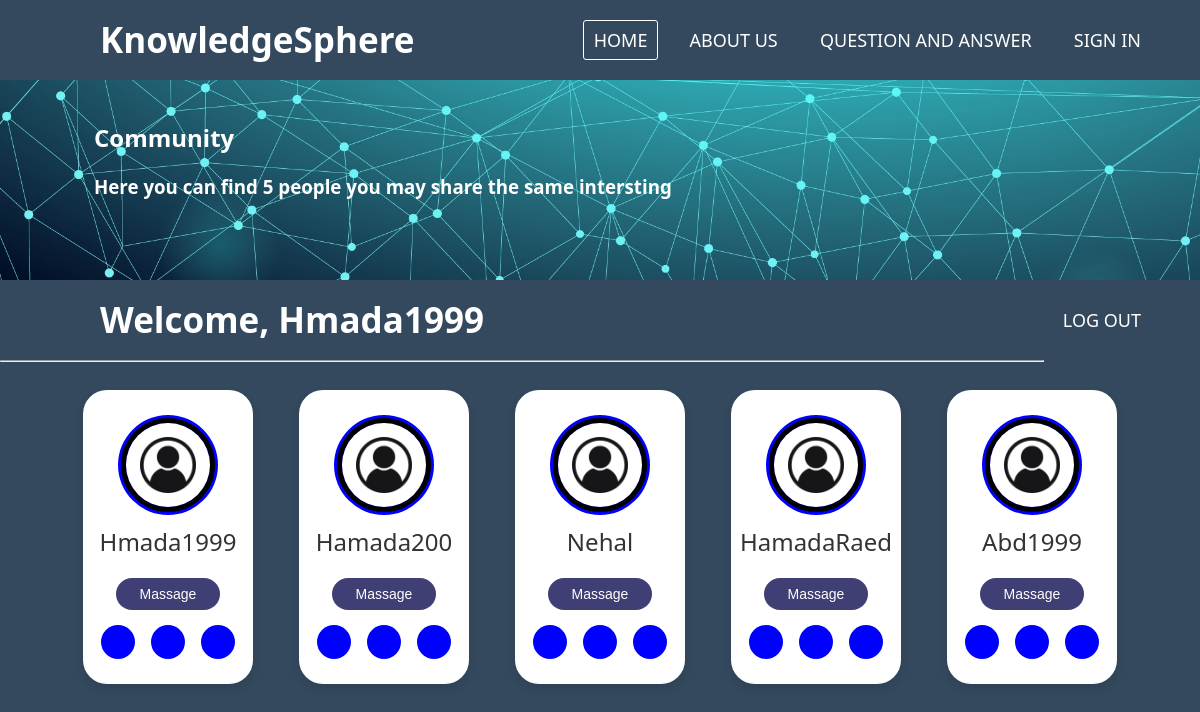
The page /displayUsers (signed in) on the database as committed earlier.
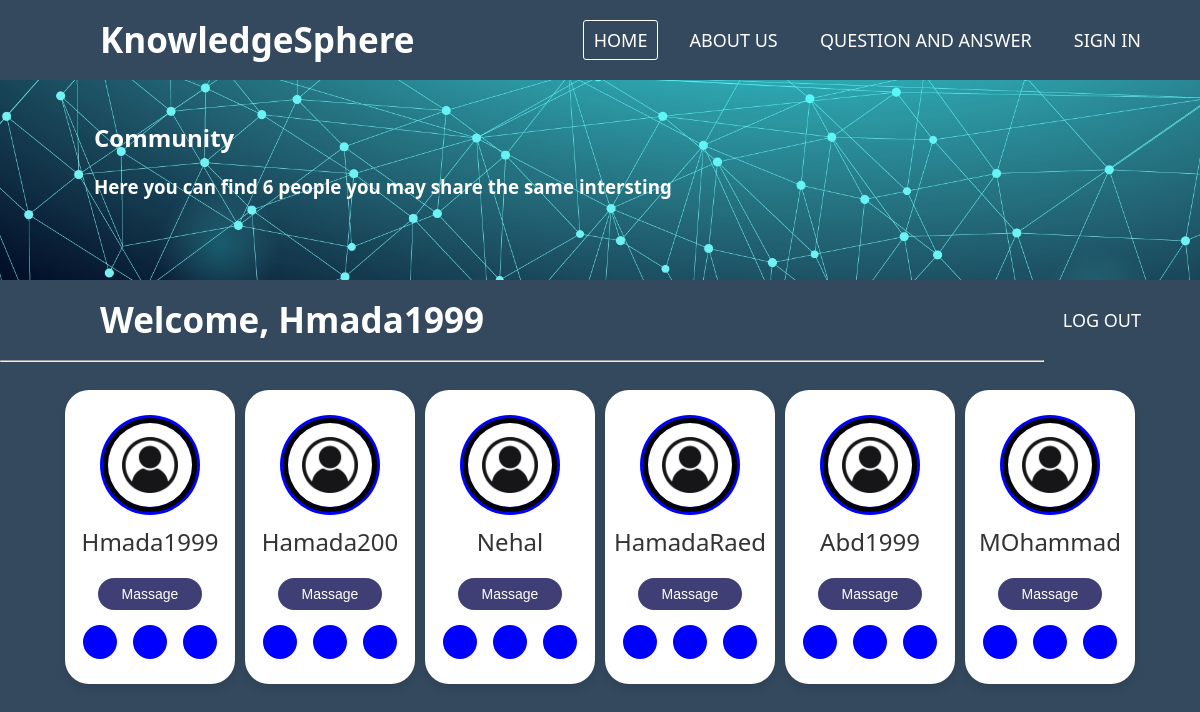
The same page on the database as committed later.
### soloapp/models.py (models this page shows)
class User(models.Model):
    username = models.CharField(max_length=255)
    email = models.CharField(max_length=255)
    password = models.CharField(max_length=255)
    created_at = models.DateTimeField(auto_now_add=True)
    updated_at = models.DateTimeField(auto_now=True)
    objects = UserManager()

### soloapp/views.py (the view)
# urls.py: path('displayUsers', views.displayUsers),
def displayUsers(request):
    numberOfUsers = len(User.objects.all())
    content = {
        'users' : User.objects.all(),
        'user' : User.objects.get(id=request.session['user']),
        'count' : numberOfUsers
    }
    return render(request, 'displayUsers.html', content)

### soloapp/templates/displayUsers.html (shortened to what this page needs)
<!DOCTYPE html>
<html lang="en">
<head>
    {% load static %}
    <link rel="stylesheet" href="{% static 'css/displayUsers.css' %}">
    <link rel="stylesheet" href="https://cdnjs.cloudflare.com/ajax/libs/font-awesome/4.7.0/css/font-awesome.min.css">
</head>
<body>
    <main>
        <nav>
            <label class="logo">KnowledgeSphere</label>
            <ul>
                <li><a href="/" class="active">Home</a></li>
                <li><a href="/displayAboutUs">About us</a></li>
                <li><a href="displayAllQuestion">Question and Answer</a></li>
                <li><a href="/signin">Sign in</a></li>
            </ul>
        </nav>
        <section>
            <header>
                <div class="content">
                    <h1>Community</h1>
                    <h3>Here you can find {{count}} people you may share the same intersting</h3>
                </div>
            </header>
        </section>
        <nav>
            <label class="logo">Welcome, {{user.username}}</label>
            <ul>
                <li><a href="/distroy">Log Out</a></li>
            </ul>
            <hr>
        </nav>
        <div class="container">
            {% for u in users%}
            <div class="profile-card">
                <div class="img">
                    <img src="../static/imgs/user.jpeg" alt="img progile" class="profile-img">
                </div>
                <div class="text-data">
                    <span class="name">{{u.username}}</span>
                </div>
                <div class="buttons">
                    <button class="button">Massage</button>
                </div>
                <div class="media-buttons">
                    <a href="#" class="link">
                    </a>
                    <a href="#" class="link">
                    </a>
                    <a href="#" class="link">
                    </a>
                </div>
            </div>
            {% endfor %}
        </div>
    </main>
</body>
</html>

### soloapp/static/css/displayUsers.css (style rules this page uses)
* { margin: 0px; padding: 0px; box-sizing: border-box; text-decoration: none; list-style: none; }
body { background-color: #34495e; font-family: system-ui, -apple-system, BlinkMacSystemFont, 'Segoe UI', Roboto, Oxygen, Ubuntu, Cantarell, 'Open Sans', 'Helvetica Neue', sans-serif; }
nav { height: 80px; width: 100%; background-color: #34495e; }
label.logo { font-size: 35px; font-weight: bold; color: white; padding: 0 100px; line-height: 80px; }
nav ul { float: right; margin-right: 40px; }
nav li { display: inline-block; margin: 0 8px; line-height: 80px; }
nav a { color: white; font-size: 18px; text-transform: uppercase; border: 1px solid transparent; padding: 7px 10px; border-radius: 3px; }
a.active, a:hover { border: 1px solid white; transition: .5s; }
section { height: 200px; background-image: url(../imgs/backdround.jpg); background-repeat: no-repeat; background-size: cover; }
header { display: flex; width: 90%; position: relative; top: 40px; left: 40px; color: white; justify-content: space-between; }
header h1 { margin-bottom: 20px; }
.content { width: 90%; margin: auto; position: relative; }
.container { width: 90%; margin: 20px auto; display: flex; justify-content: center; }
.img { position: relative; height: 100px; width: 100px; border-radius: 50% ; background-color: blue; padding: 3px; margin-bottom: 10px; }
.img .profile-img { height: 100%; width: 100%; border-radius: 50% ; border: 5px solid black; }
.profile-card { max-width: 170px; width: 70%; background: white; box-shadow: 0 5px 10px rgba(0,0,0,0.1); border-radius: 24px; padding: 25px; margin: 10px auto; display: flex; flex-direction: column; align-items: center; }
.profile-card .text-data { display: flex; flex-direction: column; align-items: center; color: #333; }
.text-data .name { font-size: 24px; font-weight: 500; }
.profile-card .media-buttons { display: flex; align-items: center; margin-top: 15px; }
.media-buttons .link { display: flex; align-items: center; justify-content: center; text-decoration: none; margin: 0 8px; background-color:blue; color: white; font-size: 20px; height: 34px; width: 34px; border-radius:50% ; }
.profile-card .buttons { display: flex; align-items: center; margin-top: 20px; }
.buttons .button { background-color: rgb(63, 63, 117); padding: 8px 24px; margin: 0 10px; border-radius: 24px; color: #fff; border: none; font-size: 14px; font-weight: 300; cursor: pointer; transition: all 0.5s ease-in; }

Rows that differ between the two databases and show on the page:
added User: username "MOhammad"
Other text that changed with them:
{{ count }}: "5" → "6"
